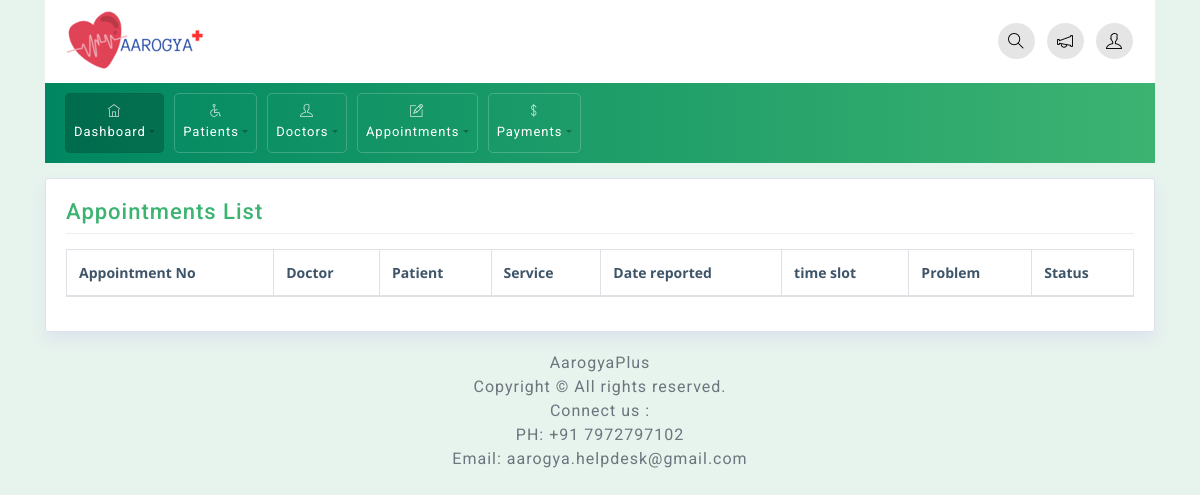
The page /Appointment/info (signed in) on the database as committed earlier.
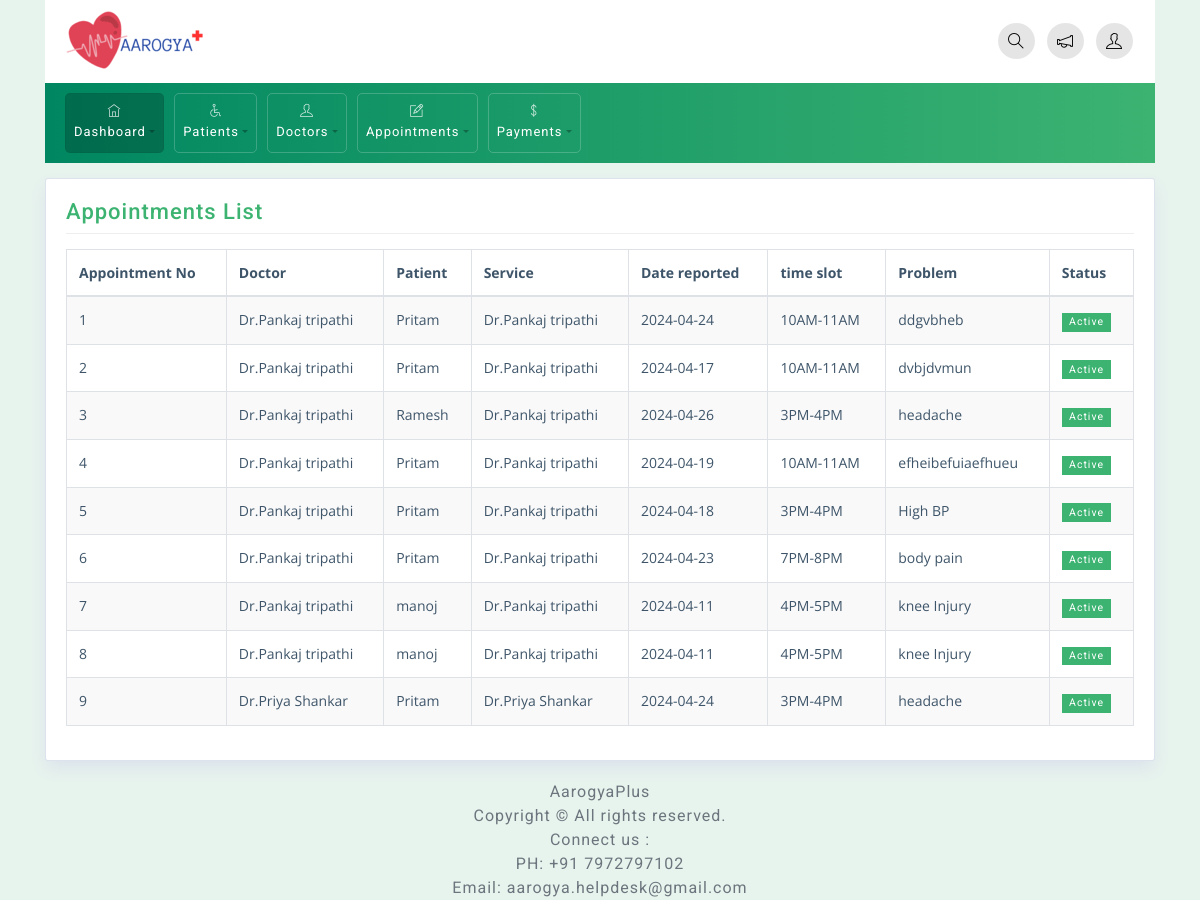
The same page on the database as committed later.
### app/models.py (models this page shows, shortened)
class Appointment(models.Model):
   doc =models.ForeignKey(Doctor,on_delete=models.CASCADE,related_name='appointments_as_doc')
   pat=models.ForeignKey(Patient,on_delete=models.CASCADE)
   serv= models.ForeignKey(Doctor,on_delete=models.CASCADE,related_name='appointments_as_service')
   apt_date=models.CharField( max_length=100)
   apt_id = models.AutoField(primary_key=True)
   time_slot =models.CharField( max_length=100)
   problem =models.TextField()

class Doctor(models.Model):
    d_id = models.AutoField(primary_key=True)
    doctor_name =models.CharField( max_length=100)
    dob =models.CharField( max_length=100)
    specs =models.CharField(max_length=100)
    exp =models.CharField(max_length=100)
    age = models.IntegerField()
    phone = models.IntegerField()
    email = models.EmailField(max_length=100)
    gender = models.CharField(max_length=50)
    def __str__(self):
     return self.doctor_name

class Patient(models.Model):
    p_id = models.AutoField(primary_key=True)
    patient_name =models.CharField( max_length=100)
    date_of_birth =models.DateField( max_length=100)
    age = models.IntegerField()
    phone = models.IntegerField()
    email = models.EmailField(max_length=100)
    gender = models.CharField(max_length=50)
    address = models.TextField()
    def __str__(self):
     return self.patient_name

### main_app/decorators.py (the view)
        def wrapper_func(request,*args, **kwargs ):
            group = None
            if request.user.groups.exists():
                group = request.user.groups.all()[0].name
            if group in allowed_roles:
                return view_func(request,*args, **kwargs)
            else:
                return HttpResponse('you are not authorized to view this page')

### main_app/views.py (called while the page is built)
@allowed_users(allowed_roles=['admins'])
def Appointment_info(request):
    appointment = Appointment.objects.all()
    return render(request,'appointments/appointment_list.html',{'appointment': appointment})

### templates/appointments/appointment_list.html (shortened to what this page needs)
{% extends "base.html" %}
{% block content  %}
<div class="container">
    <div class="row">
        <div class="col-md-12">
            <div class="widget-area-2 proclinic-box-shadow">
                <h3 class="widget-title">Appointments List</h3>
                <div class="table-responsive mb-3">
                    <table id="tableId" class="table table-bordered table-striped">
                        <thead>
                            <tr>
                                <th>Appointment No</th>
                                <th>Doctor</th>
                                <th>Patient</th>
                                <th>Service</th>
                                <th>Date reported</th>
                                <th>time slot</th>
                                <th>Problem</th>
                                <th>Status</th>
                            </tr>
                        </thead>
                        <tbody>
                            {% for i in appointment %}
                            <tr>
                                <td>{{i.apt_id}}</td>
                                <td>{{i.doc}}</td>
                                <td>{{i.pat}}</td>
                                <td>{{i.serv}}</td>
                                <td>{{i.apt_date}}</td>
                                <td>{{i.time_slot }}</td>
                                <td>{{i.problem }}</td>
                                <td>
                                    <span class="badge badge-success">Active</span>
                                </td>
                            </tr>
                            {% endfor %}
                        </tbody>
                    </table>
                </div>
            </div>
        </div>
    </div>
</div>
{% endblock  %}

Rows that differ between the two databases and show on the page:
added Appointment: apt_id "1", doc "Dr.Pankaj tripathi", pat "Pritam", serv "Dr.Pankaj tripathi", apt_date "2024-04-24", time_slot "10AM-11AM", problem "ddgvbheb"
added Appointment: apt_id "2", doc "Dr.Pankaj tripathi", pat "Pritam", serv "Dr.Pankaj tripathi", apt_date "2024-04-17", time_slot "10AM-11AM", problem "dvbjdvmun"
added Appointment: apt_id "3", doc "Dr.Pankaj tripathi", pat "Ramesh", serv "Dr.Pankaj tripathi", apt_date "2024-04-26", time_slot "3PM-4PM", problem "headache"
added Appointment: apt_id "4", doc "Dr.Pankaj tripathi", pat "Pritam", serv "Dr.Pankaj tripathi", apt_date "2024-04-19", time_slot "10AM-11AM", problem "efheibefuiaefhueu"
added Appointment: apt_id "5", doc "Dr.Pankaj tripathi", pat "Pritam", serv "Dr.Pankaj tripathi", apt_date "2024-04-18", time_slot "3PM-4PM", problem "High BP"
added Appointment: apt_id "6", doc "Dr.Pankaj tripathi", pat "Pritam", serv "Dr.Pankaj tripathi", apt_date "2024-04-23", time_slot "7PM-8PM", problem "body pain"
added Appointment: apt_id "7", doc "Dr.Pankaj tripathi", pat "manoj", serv "Dr.Pankaj tripathi", apt_date "2024-04-11", time_slot "4PM-5PM", problem "knee Injury"
added Appointment: apt_id "8", doc "Dr.Pankaj tripathi", pat "manoj", serv "Dr.Pankaj tripathi", apt_date "2024-04-11", time_slot "4PM-5PM", problem "knee Injury"
added Appointment: apt_id "9", doc "Dr.Priya Shankar", pat "Pritam", serv "Dr.Priya Shankar", apt_date "2024-04-24", time_slot "3PM-4PM", problem "headache"
